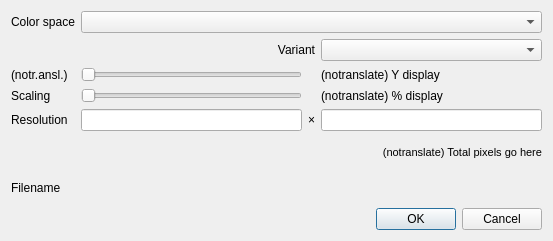
<?xml version="1.0" encoding="UTF-8"?>
<ui version="4.0">
 <class>ColorPlaneExport_UI</class>
 <widget class="QDialog" name="ColorPlaneExport_UI">
  <property name="geometry">
   <rect>
    <x>0</x>
    <y>0</y>
    <width>553</width>
    <height>241</height>
   </rect>
  </property>
  <property name="windowTitle">
   <string>Export color plane to PNG</string>
  </property>
  <layout class="QGridLayout" name="gridLayout">
   <item row="0" column="0">
    <widget class="QLabel" name="lblSpace">
     <property name="text">
      <string>Color space</string>
     </property>
    </widget>
   </item>
   <item row="0" column="1" colspan="3">
    <widget class="QComboBox" name="cbColorspace">
     <property name="sizePolicy">
      <sizepolicy hsizetype="Expanding" vsizetype="Fixed">
       <horstretch>0</horstretch>
       <verstretch>0</verstretch>
      </sizepolicy>
     </property>
    </widget>
   </item>
   <item row="1" column="1" colspan="2">
    <widget class="QLabel" name="lblVariant">
     <property name="text">
      <string>Variant</string>
     </property>
     <property name="alignment">
      <set>Qt::AlignRight|Qt::AlignTrailing|Qt::AlignVCenter</set>
     </property>
    </widget>
   </item>
   <item row="1" column="3">
    <widget class="QComboBox" name="cbVariant"/>
   </item>
   <item row="2" column="0">
    <widget class="QLabel" name="lblSliderName">
     <property name="text">
      <string notr="true">(notr.ansl.)</string>
     </property>
    </widget>
   </item>
   <item row="2" column="1">
    <widget class="QSlider" name="sliderColor">
     <property name="whatsThis">
      <string/>
     </property>
     <property name="orientation">
      <enum>Qt::Horizontal</enum>
     </property>
    </widget>
   </item>
   <item row="2" column="3">
    <widget class="QLabel" name="lblColNr">
     <property name="text">
      <string notr="true">(notranslate) Y display</string>
     </property>
    </widget>
   </item>
   <item row="3" column="0">
    <widget class="QLabel" name="lblScaling">
     <property name="text">
      <string>Scaling</string>
     </property>
    </widget>
   </item>
   <item row="3" column="1">
    <widget class="QSlider" name="sliderScaling">
     <property name="toolTip">
      <string>How much to zoom in</string>
     </property>
     <property name="whatsThis">
      <string/>
     </property>
     <property name="orientation">
      <enum>Qt::Horizontal</enum>
     </property>
    </widget>
   </item>
   <item row="3" column="3">
    <widget class="QLabel" name="lblScaleNr">
     <property name="text">
      <string>(notranslate) % display</string>
     </property>
    </widget>
   </item>
   <item row="4" column="0">
    <widget class="QLabel" name="lblRes">
     <property name="text">
      <string>Resolution</string>
     </property>
    </widget>
   </item>
   <item row="4" column="1">
    <widget class="QLineEdit" name="tResX">
     <property name="maxLength">
      <number>5</number>
     </property>
    </widget>
   </item>
   <item row="4" column="2">
    <widget class="QLabel" name="lblTimes">
     <property name="text">
      <string notr="true">×</string>
     </property>
    </widget>
   </item>
   <item row="4" column="3">
    <widget class="QLineEdit" name="tResY">
     <property name="maxLength">
      <number>5</number>
     </property>
    </widget>
   </item>
   <item row="5" column="1" colspan="3">
    <widget class="QLabel" name="lblSize">
     <property name="font">
      <font>
       <pointsize>8</pointsize>
      </font>
     </property>
     <property name="text">
      <string notr="true">(notranslate) Total pixels go here</string>
     </property>
     <property name="alignment">
      <set>Qt::AlignRight|Qt::AlignTrailing|Qt::AlignVCenter</set>
     </property>
    </widget>
   </item>
   <item row="6" column="0">
    <widget class="QLabel" name="lblFilename">
     <property name="text">
      <string>Filename</string>
     </property>
    </widget>
   </item>
   <item row="6" column="1" colspan="3">
    <widget class="KUrlRequester" name="kurlrequester">
     <property name="mode">
      <set>KFile::File|KFile::LocalOnly</set>
     </property>
    </widget>
   </item>
   <item row="7" column="1" colspan="3">
    <widget class="QDialogButtonBox" name="buttonBox">
     <property name="orientation">
      <enum>Qt::Horizontal</enum>
     </property>
     <property name="standardButtons">
      <set>QDialogButtonBox::Cancel|QDialogButtonBox::Ok</set>
     </property>
    </widget>
   </item>
  </layout>
 </widget>
 <customwidgets>
  <customwidget>
   <class>KUrlRequester</class>
   <extends>QFrame</extends>
   <header>kurlrequester.h</header>
  </customwidget>
 </customwidgets>
 <resources/>
 <connections>
  <connection>
   <sender>buttonBox</sender>
   <signal>accepted()</signal>
   <receiver>ColorPlaneExport_UI</receiver>
   <slot>accept()</slot>
   <hints>
    <hint type="sourcelabel">
     <x>248</x>
     <y>254</y>
    </hint>
    <hint type="destinationlabel">
     <x>157</x>
     <y>274</y>
    </hint>
   </hints>
  </connection>
  <connection>
   <sender>buttonBox</sender>
   <signal>rejected()</signal>
   <receiver>ColorPlaneExport_UI</receiver>
   <slot>reject()</slot>
   <hints>
    <hint type="sourcelabel">
     <x>316</x>
     <y>260</y>
    </hint>
    <hint type="destinationlabel">
     <x>286</x>
     <y>274</y>
    </hint>
   </hints>
  </connection>
 </connections>
</ui>
